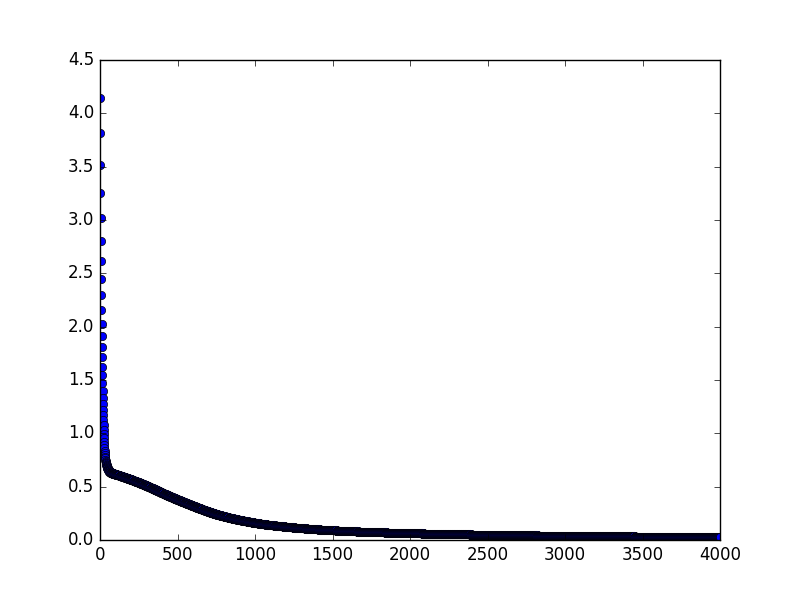

This chart was generated by the following Python code:
import tensorflow as tf
import pickle
import matplotlib.pyplot as plt

bank = pickle.load(open('bank.pkl', 'rb', 2))

x_train = bank['x_train']
y_train = bank['y_train']

x_test = bank['x_test']
y_test = bank['y_test']


x = tf.placeholder(tf.float32, shape = [None,4])
y = tf.placeholder(tf.float32, shape = [None,2])

first_layer = tf.layers.dense(x, 4, activation = tf.nn.relu)
second_layer = tf.layers.dense(first_layer, 3, activation = tf.nn.relu)
output = tf.layers.dense(second_layer, 2)

loss = tf.losses.softmax_cross_entropy(onehot_labels= y, logits = output)

optimizer = tf.train.GradientDescentOptimizer(0.01)
train = optimizer.minimize(loss)

accuracy = tf.metrics.accuracy(tf.argmax(y,1), tf.argmax(output,1))

# Inits
init_g = tf.global_variables_initializer()
init_l = tf.local_variables_initializer()

with tf.Session() as sess:

	sess.run(init_g)
	sess.run(init_l)
	# end of inits
	for i in range(4000):
		sess.run(train, feed_dict={x: x_train, y: y_train})
		
		c = sess.run(loss, feed_dict={x: x_train, y:y_train})
		print("Epoch: " + str(i) + " loss: " + str(c))
		plt.plot(i, c, 'bo', label='Testing data')
	
	
	#print("Optimization finished")
	training_cost = sess.run(loss, feed_dict={x: x_train, y: y_train})
	#print("training cost: " + str(training_cost))
	
	
	#print("Testing")
	
	#testing_cost = sess.run(loss, feed_dict={x: x_test, y: y_test})
	#print("Test cost: " + str(testing_cost))
	
	print("Accuracy: " +  str(sess.run(accuracy, feed_dict={x: x_test, y: y_test})))
	
	plt.show()
